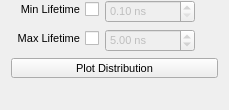
              <widget class="QWidget" name="pageLifetimeDistribution">
               <property name="geometry">
                <rect>
                 <x>0</x>
                 <y>0</y>
                 <width>229</width>
                 <height>110</height>
                </rect>
               </property>
               <attribute name="icon">
                <iconset resource="../icons.qrc">
                 <normaloff>:/icons/icons/not-used.png</normaloff>:/icons/icons/not-used.png</iconset>
               </attribute>
               <attribute name="label">
                <string>Lifetime Distribution</string>
               </attribute>
               <layout class="QVBoxLayout" name="verticalLayout_36">
                <property name="topMargin">
                 <number>0</number>
                </property>
                <item>
                 <layout class="QFormLayout" name="formLayout_4">
                  <property name="labelAlignment">
                   <set>Qt::AlignRight|Qt::AlignTrailing|Qt::AlignVCenter</set>
                  </property>
                  <item row="1" column="0">
                   <widget class="QCheckBox" name="chbFiltMaxLifetime">
                    <property name="font">
                     <font>
                      <pointsize>8</pointsize>
                      <weight>50</weight>
                      <bold>false</bold>
                     </font>
                    </property>
                    <property name="layoutDirection">
                     <enum>Qt::RightToLeft</enum>
                    </property>
                    <property name="text">
                     <string>Max Lifetime</string>
                    </property>
                   </widget>
                  </item>
                  <item row="0" column="0">
                   <widget class="QCheckBox" name="chbFiltMinLifetime">
                    <property name="font">
                     <font>
                      <pointsize>8</pointsize>
                      <weight>50</weight>
                      <bold>false</bold>
                     </font>
                    </property>
                    <property name="layoutDirection">
                     <enum>Qt::RightToLeft</enum>
                    </property>
                    <property name="text">
                     <string>Min Lifetime</string>
                    </property>
                   </widget>
                  </item>
                  <item row="0" column="1">
                   <widget class="QDoubleSpinBox" name="dsbFiltMinLifetime">
                    <property name="enabled">
                     <bool>false</bool>
                    </property>
                    <property name="minimumSize">
                     <size>
                      <width>90</width>
                      <height>0</height>
                     </size>
                    </property>
                    <property name="maximumSize">
                     <size>
                      <width>90</width>
                      <height>16777215</height>
                     </size>
                    </property>
                    <property name="font">
                     <font>
                      <pointsize>8</pointsize>
                      <weight>50</weight>
                      <bold>false</bold>
                     </font>
                    </property>
                    <property name="suffix">
                     <string> ns</string>
                    </property>
                    <property name="minimum">
                     <double>0.100000000000000</double>
                    </property>
                    <property name="maximum">
                     <double>199.990000000000009</double>
                    </property>
                   </widget>
                  </item>
                  <item row="1" column="1">
                   <widget class="QDoubleSpinBox" name="dsbFiltMaxLifetime">
                    <property name="enabled">
                     <bool>false</bool>
                    </property>
                    <property name="sizePolicy">
                     <sizepolicy hsizetype="Minimum" vsizetype="Fixed">
                      <horstretch>0</horstretch>
                      <verstretch>0</verstretch>
                     </sizepolicy>
                    </property>
                    <property name="minimumSize">
                     <size>
                      <width>90</width>
                      <height>0</height>
                     </size>
                    </property>
                    <property name="maximumSize">
                     <size>
                      <width>90</width>
                      <height>16777215</height>
                     </size>
                    </property>
                    <property name="font">
                     <font>
                      <pointsize>8</pointsize>
                      <weight>50</weight>
                      <bold>false</bold>
                     </font>
                    </property>
                    <property name="suffix">
                     <string> ns</string>
                    </property>
                    <property name="minimum">
                     <double>0.100000000000000</double>
                    </property>
                    <property name="maximum">
                     <double>199.990000000000009</double>
                    </property>
                    <property name="value">
                     <double>5.000000000000000</double>
                    </property>
                   </widget>
                  </item>
                 </layout>
                </item>
                <item>
                 <layout class="QHBoxLayout" name="horizontalLayout_12">
                  <item>
                   <spacer name="horizontalSpacer_29">
                    <property name="orientation">
                     <enum>Qt::Horizontal</enum>
                    </property>
                    <property name="sizeType">
                     <enum>QSizePolicy::Preferred</enum>
                    </property>
                    <property name="sizeHint" stdset="0">
                     <size>
                      <width>0</width>
                      <height>20</height>
                     </size>
                    </property>
                   </spacer>
                  </item>
                  <item>
                   <widget class="QPushButton" name="btnFiltLifetimeDistribution">
                    <property name="sizePolicy">
                     <sizepolicy hsizetype="Preferred" vsizetype="Minimum">
                      <horstretch>0</horstretch>
                      <verstretch>0</verstretch>
                     </sizepolicy>
                    </property>
                    <property name="minimumSize">
                     <size>
                      <width>80</width>
                      <height>20</height>
                     </size>
                    </property>
                    <property name="maximumSize">
                     <size>
                      <width>16777215</width>
                      <height>20</height>
                     </size>
                    </property>
                    <property name="font">
                     <font>
                      <pointsize>8</pointsize>
                      <weight>50</weight>
                      <bold>false</bold>
                     </font>
                    </property>
                    <property name="focusPolicy">
                     <enum>Qt::NoFocus</enum>
                    </property>
                    <property name="text">
                     <string>Plot Distribution</string>
                    </property>
                    <property name="iconSize">
                     <size>
                      <width>25</width>
                      <height>25</height>
                     </size>
                    </property>
                   </widget>
                  </item>
                  <item>
                   <spacer name="horizontalSpacer_30">
                    <property name="orientation">
                     <enum>Qt::Horizontal</enum>
                    </property>
                    <property name="sizeType">
                     <enum>QSizePolicy::Preferred</enum>
                    </property>
                    <property name="sizeHint" stdset="0">
                     <size>
                      <width>0</width>
                      <height>20</height>
                     </size>
                    </property>
                   </spacer>
                  </item>
                 </layout>
                </item>
                <item>
                 <spacer name="verticalSpacer_15">
                  <property name="orientation">
                   <enum>Qt::Vertical</enum>
                  </property>
                  <property name="sizeHint" stdset="0">
                   <size>
                    <width>20</width>
                    <height>40</height>
                   </size>
                  </property>
                 </spacer>
                </item>
               </layout>
              </widget>
